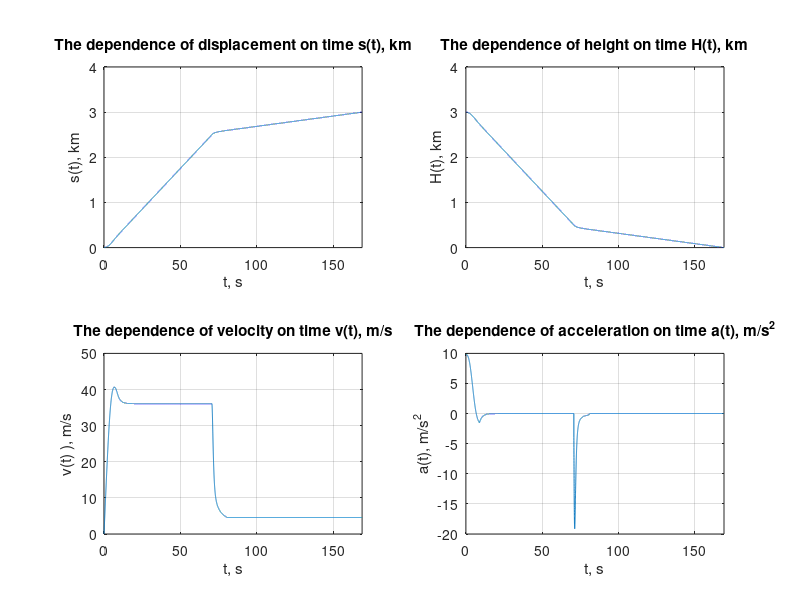

Write the MATLAB code that produced this figure.
     % Input data
    
    Ad =0.164 ;      %effective area of the drogue chute
    Am = 7.3;   %effective area of the main chute
    As = 0.018; %initial effective area of the fuselage
    M = 20;    %the spacecraft mass (kg)
    He = 3;   %the initial height (km)
    Hm= 0.5;       %the main chute deployment height (km)
    U=0;        % initial velocity (m/s)
    Cd=1.5; %drag coefficiant for drogue chute
    Cp=2.1;      % drag coefficient for main chute
    Tstep=0.01;  % time step (s)
    
    % Increment initialisation:
    i=1; H(i)=He; v(i)=U; s(i)=0; t(i)=0; a(i)= (40*10^7)/(6371+H(i))^2;
    e(i)=As;
    
   
  
   
    %Fall with drogue
    
    while (H(i)>Hm)
        p(i)=1.225; % Density
        FD(i)=0.5*Cd*p(i)*e(i)*v(i)*v(i); % Resistant force
        g(i)=9.81; % Gravitational acceleration
        %e(i+1)=
        
        if e(i)>=Ad
            e(i+1)=Ad;
        else
            e(i+1)=e(i)+Ad/1000;
            
            
        end
        
        
        
        
        a(i+1)=g(i)-FD(i)/M;          % Spacecraft acceleration
        s(i+1)=s(i)+0.001*(v(i)*Tstep+0.5*a(i+1)*Tstep^2); % Displacement
        v(i+1)=v(i)+a(i+1)*Tstep;     % Velocity
        t(i+1)=t(i)+Tstep;            % Next time moment
        H(i+1)=He-s(i+1);             % Height
        i=i+1;
        continue
    end
    % %Fall with main chute
    
    while (H(i)>=0)
        p(i)=1.225; % Density
        FD(i)=0.5*Cp*p(i)*e(i)*v(i)*v(i); % Resistant force
        g(i)=9.81; % Gravitational acceleration
        %e(i+1)=e(i)+Am/700;
        
        %Adjusting parachute area
        if e(i)>=Am
            e(i+1)=Am;
        else
            e(i+1)=e(i)+Am/1000;
            
            
        end
        
        a(i+1)=g(i)-FD(i)/M;          % Spacecraft acceleration
        s(i+1)=s(i)+0.001*(v(i)*Tstep+0.5*a(i+1)*Tstep^2); % Displacement
        v(i+1)=v(i)+a(i+1)*Tstep;     % Velocity
        t(i+1)=t(i)+Tstep;            % Next time moment
        H(i+1)=He-s(i+1);             % Height
        i=i+1;
        continue
    end
% Display graphs 
% In one Diagram
subplot(2,2,1); plot(t,s);  % 1st graph - Displacement
grid; axis([0 169 0 4]);
title('The dependence of displacement on time s(t), km'), 
ylabel('s(t), km'),
xlabel('t, s')
subplot(2,2,2); plot(t,H);  % 2nd graph - Height
grid; axis([0 169 0 4]);
title('The dependence of height on time H(t), km'), 
ylabel('H(t), km'),
xlabel('t, s')
subplot(2,2,3); plot(t,v);  % 3rd graph - Velocity
grid; axis([0 169 0 50]);
title('The dependence of velocity on time v(t), m/s'), 
ylabel('v(t) ), m/s'),
xlabel('t, s')
subplot(2,2,4); plot(t,a);  % 4th graph - Acceleration
grid; axis([0 169 -20 10]);
title('The dependence of acceleration on time a(t), m/s^2'), 
ylabel('a(t), m/s^2'),
xlabel('t, s'); 
